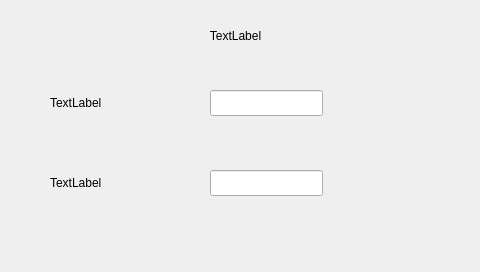
<?xml version="1.0" encoding="UTF-8"?>
<ui version="4.0">
 <class>generic_config</class>
 <widget class="QDialog" name="generic_config">
  <property name="geometry">
   <rect>
    <x>0</x>
    <y>0</y>
    <width>480</width>
    <height>272</height>
   </rect>
  </property>
  <property name="windowTitle">
   <string>Dialog</string>
  </property>
  <widget class="QLabel" name="volt_label">
   <property name="geometry">
    <rect>
     <x>50</x>
     <y>90</y>
     <width>120</width>
     <height>26</height>
    </rect>
   </property>
   <property name="text">
    <string>TextLabel</string>
   </property>
  </widget>
  <widget class="QLabel" name="cur_label">
   <property name="geometry">
    <rect>
     <x>50</x>
     <y>170</y>
     <width>120</width>
     <height>26</height>
    </rect>
   </property>
   <property name="text">
    <string>TextLabel</string>
   </property>
  </widget>
  <widget class="QLineEdit" name="volt_lineEdit">
   <property name="geometry">
    <rect>
     <x>210</x>
     <y>90</y>
     <width>113</width>
     <height>26</height>
    </rect>
   </property>
  </widget>
  <widget class="QLineEdit" name="cur_lineEdit">
   <property name="geometry">
    <rect>
     <x>210</x>
     <y>170</y>
     <width>113</width>
     <height>26</height>
    </rect>
   </property>
  </widget>
  <widget class="QLabel" name="title_label">
   <property name="geometry">
    <rect>
     <x>110</x>
     <y>20</y>
     <width>251</width>
     <height>31</height>
    </rect>
   </property>
   <property name="text">
    <string>TextLabel</string>
   </property>
   <property name="alignment">
    <set>Qt::AlignCenter</set>
   </property>
  </widget>
 </widget>
 <resources/>
 <connections/>
</ui>
